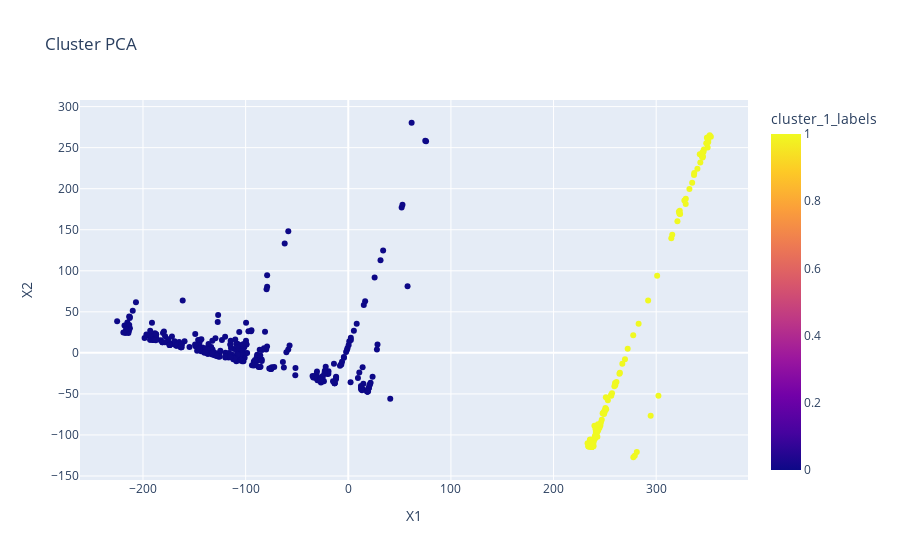

The notebook cell saved with this chart:
### Code cell
plot = px.scatter(data_frame=pca_resulttwo,
                 x = 'X1',
                 y = 'X2',
                color = 'cluster_1_labels',
                 title = 'Cluster PCA')
plot.show()

### Figure 1 — Plotly figure (JSON) as saved in the notebook; plotly's stock layout.template omitted (floating-point values rounded to 4 significant figures; data arrays with more than 128 entries replaced by an {"elided": "..."} marker saying what was removed)
{"data": [{"hovertemplate": "X1=%{x}<br>X2=%{y}<br>cluster_1_labels=%{marker.color}<extra></extra>", "legendgroup": "", "marker": {"color": {"elided": "506 int values"}, "coloraxis": "coloraxis", "symbol": "circle"}, "mode": "markers", "name": "", "orientation": "v", "showlegend": false, "type": "scatter", "x": {"elided": "506 float values"}, "xaxis": "x", "y": {"elided": "506 float values"}, "yaxis": "y"}], "layout": {"autosize": true, "coloraxis": {"colorbar": {"title": {"text": "cluster_1_labels"}}, "colorscale": [[0, "#0d0887"], [0.1111, "#46039f"], [0.2222, "#7201a8"], [0.3333, "#9c179e"], [0.4444, "#bd3786"], [0.5556, "#d8576b"], [0.6667, "#ed7953"], [0.7778, "#fb9f3a"], [0.8889, "#fdca26"], [1, "#f0f921"]]}, "legend": {"tracegroupgap": 0}, "title": {"text": "Cluster PCA"}, "xaxis": {"anchor": "y", "autorange": true, "domain": [0, 1], "range": [-260.9, 388.9], "title": {"text": "X1"}, "type": "linear"}, "yaxis": {"anchor": "x", "autorange": true, "domain": [0, 1], "range": [-160.8, 314.0], "title": {"text": "X2"}, "type": "linear"}}}
